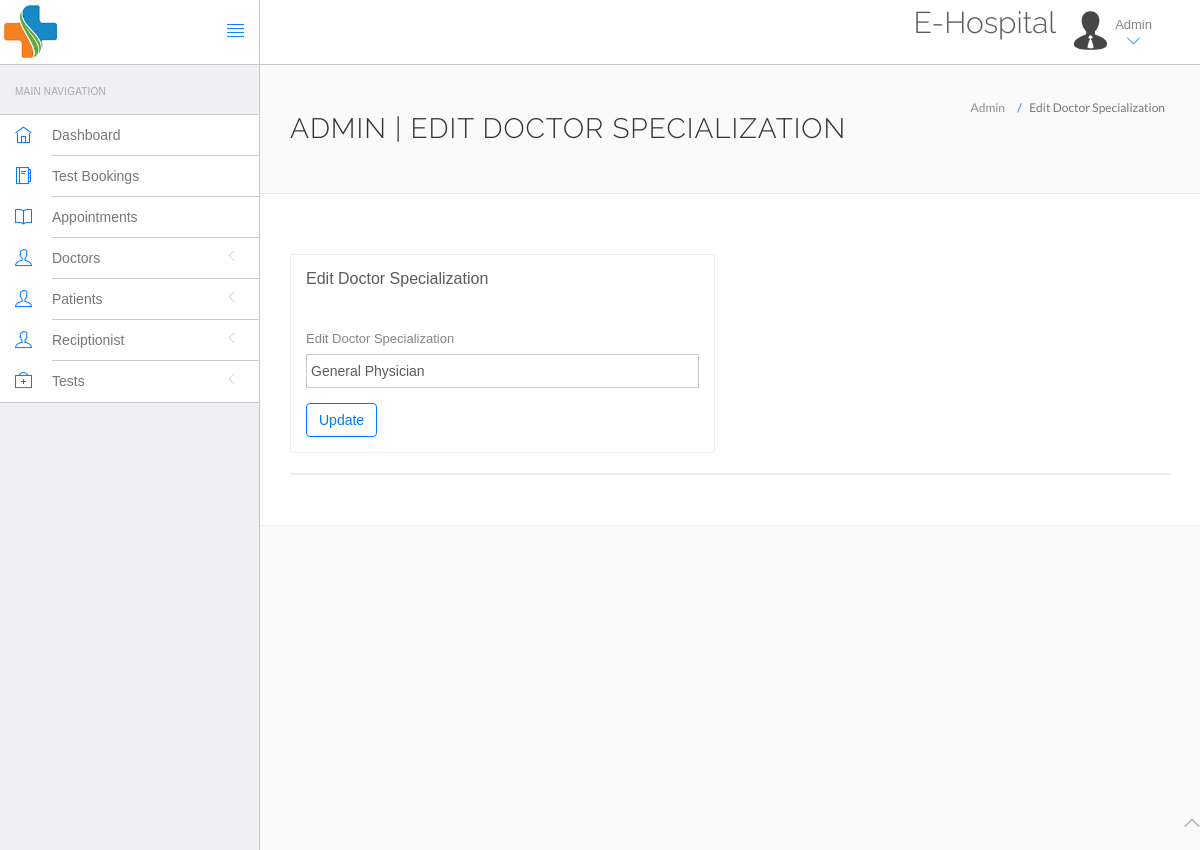
The app's page /admin/edit-doctor-specialization.php?id=2 (signed in), older data.
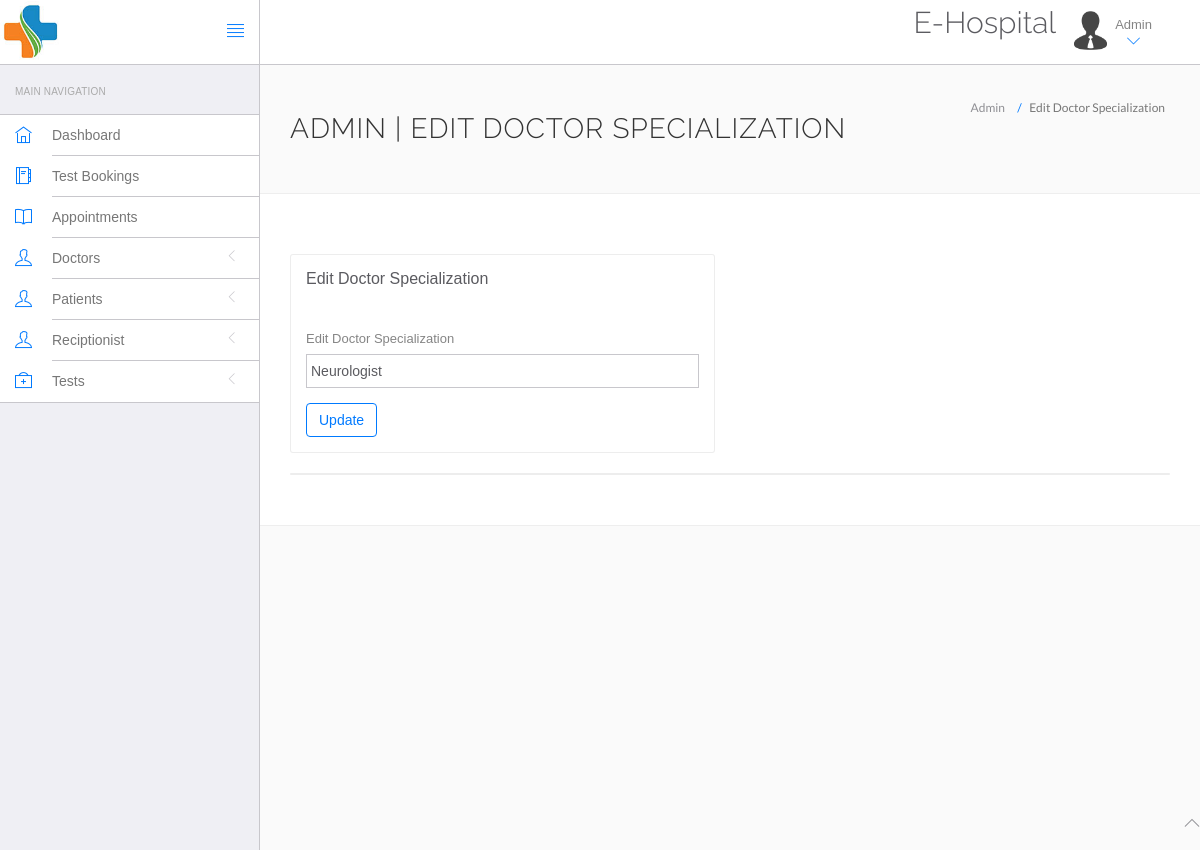
The same page, newer data.
### tables this page shows
CREATE TABLE `doctorspecilization` (
  `id` int(11) NOT NULL,
  `specilization` varchar(255) NOT NULL,
  `creationDate` timestamp NOT NULL DEFAULT current_timestamp(),
  `updationDate` varchar(255) NOT NULL
);

### admin/edit-doctor-specialization.php (the view, shortened to what this page needs)
<?php
include('include/config.php');
?>
<!DOCTYPE html>
<html lang="en">
	<head>
		<link rel="stylesheet" href="vendor/bootstrap/css/bootstrap.min.css">
		<link rel="stylesheet" href="vendor/fontawesome/css/font-awesome.min.css">
		<link rel="stylesheet" href="vendor/themify-icons/themify-icons.min.css">
		<link href="vendor/animate.css/animate.min.css" rel="stylesheet" media="screen">
		<link href="vendor/perfect-scrollbar/perfect-scrollbar.min.css" rel="stylesheet" media="screen">
		<link href="vendor/switchery/switchery.min.css" rel="stylesheet" media="screen">
		<link href="vendor/bootstrap-touchspin/jquery.bootstrap-touchspin.min.css" rel="stylesheet" media="screen">
		<link href="vendor/select2/select2.min.css" rel="stylesheet" media="screen">
		<link href="vendor/bootstrap-datepicker/bootstrap-datepicker3.standalone.min.css" rel="stylesheet" media="screen">
		<link href="vendor/bootstrap-timepicker/bootstrap-timepicker.min.css" rel="stylesheet" media="screen">
		<link rel="stylesheet" href="assets/css/styles.css">
		<link rel="stylesheet" href="assets/css/plugins.css">
		<link rel="stylesheet" href="assets/css/themes/theme-1.css" id="skin_color" />
	</head>
	<body>
		<div id="app">
<?php include('include/sidebar.php');?>
			<div class="app-content">
						<?php include('include/header.php');?>
				<div class="main-content" >
					<div class="wrap-content container" id="container">
						<section id="page-title">
							<div class="row">
								<div class="col-sm-8">
									<h1 class="mainTitle">Admin | Edit Doctor Specialization</h1>
																	</div>
								<ol class="breadcrumb">
									<li>
										<span>Admin</span>
									</li>
									<li class="active">
										<span>Edit Doctor Specialization</span>
									</li>
								</ol>
							</div>
						</section>
						<div class="container-fluid container-fullw bg-white">
							<div class="row">
								<div class="col-md-12">
									<div class="row margin-top-30">
										<div class="col-lg-6 col-md-12">
											<div class="panel panel-white">
												<div class="panel-heading">
													<h5 class="panel-title">Edit Doctor Specialization</h5>
												</div>
												<div class="panel-body">
													<form role="form" name="dcotorspcl" method="post" >
														<div class="form-group">
															<label for="exampleInputEmail1">
																Edit Doctor Specialization
															</label>
	<?php
$id=intval($_GET['id']);
	$sql=mysqli_query($con,"select * from doctorSpecilization where id='$id'");
while($row=mysqli_fetch_array($sql))
{
	?>		<input type="text" name="doctorspecilization" class="form-control" value="<?php echo $row['specilization'];?>" >
	<?php } ?>
														</div>
														<button type="submit" name="submit" class="btn btn-o btn-primary">
															Update
														</button>
													</form>
												</div>
											</div>
										</div>
											</div>
										</div>
									<div class="col-lg-12 col-md-12">
											<div class="panel panel-white">
											</div>
										</div>
									</div>
								</div>
							</div>
						</div>
					</div>
				</div>
	<?php include('include/footer.php');?>
	</body>
</html>

Row changes from the older to the newer data that the page shows:
removed doctorspecilization: doctorspecilization "General Physician"
added doctorspecilization: doctorspecilization "Neurologist"
